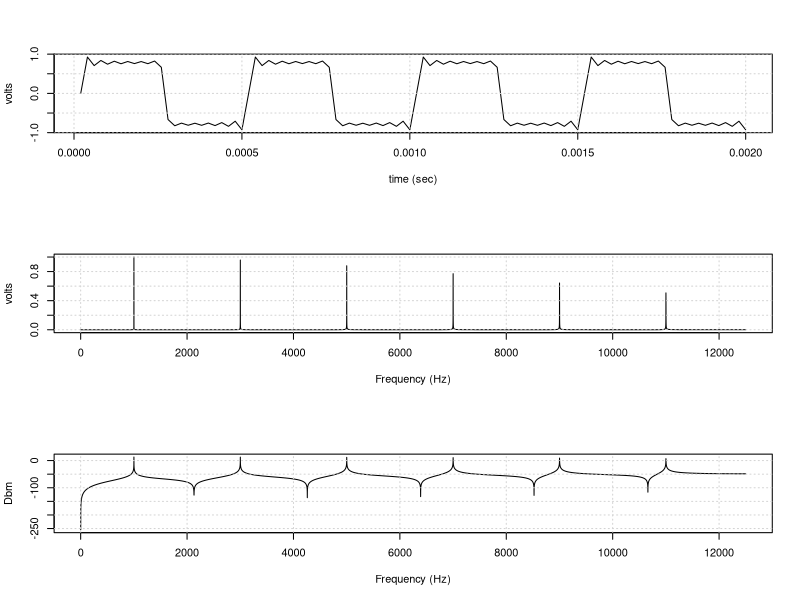

R code for this plot:
fo=1000                        #fundamental frequency
w=2*pi*fo                     # radians per sec
fs=25000                      # Sample Frequency
t=seq(0,1,1/fs)
#x=sin(w*t)
x=sin(w*t)+(1/3)*sin(3*w*t)+(1/5)*sin(5*w*t)+(1/7)*sin(7*w*t)+(1/9)*sin(9*w*t)+(1/11)*sin(11*w*t)                    # signal to be sampled
# pcf=2/(as.integer(length(x))/2)   # power correction factor
pcf=.0006399942
fcf=fs/(as.integer(length(x))) #Frequency correction factor
par(mfrow=c(3,1))
n=1:100
plot(n*1/fo/50,x[n],"l",xlab="time (sec)",ylab="volts")  #plots signal volts against time
grid()
a=abs(Re(fft(x)))
m=as.integer(length(a)/2)
ft=1:m
plot(ft,((a[ft])*pcf),"l",xlab="Frequency (Hz)",ylab="volts")  #plots power against frequency
grid()
plot(ft,20*log10(((a[ft])*pcf)/.223),"l",xlab="Frequency (Hz)",ylab="Dbm")  #plots Dbm against frequency
grid()